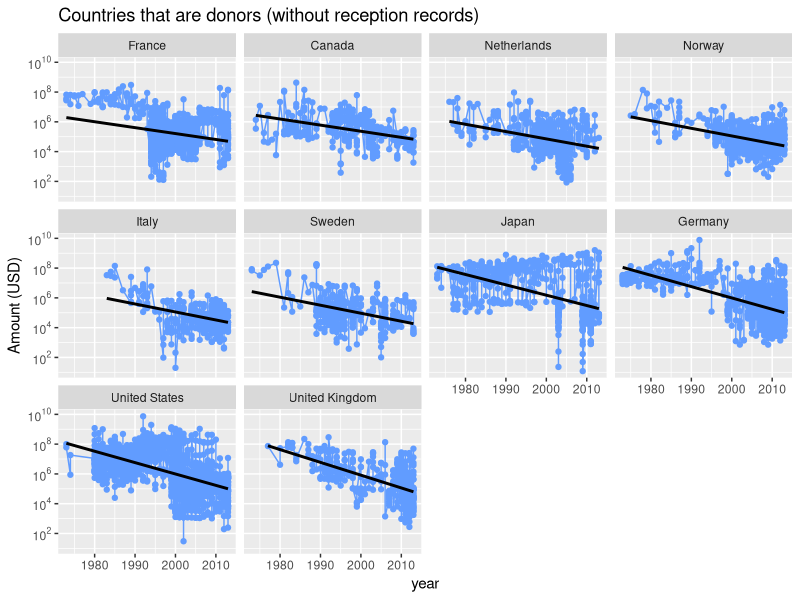
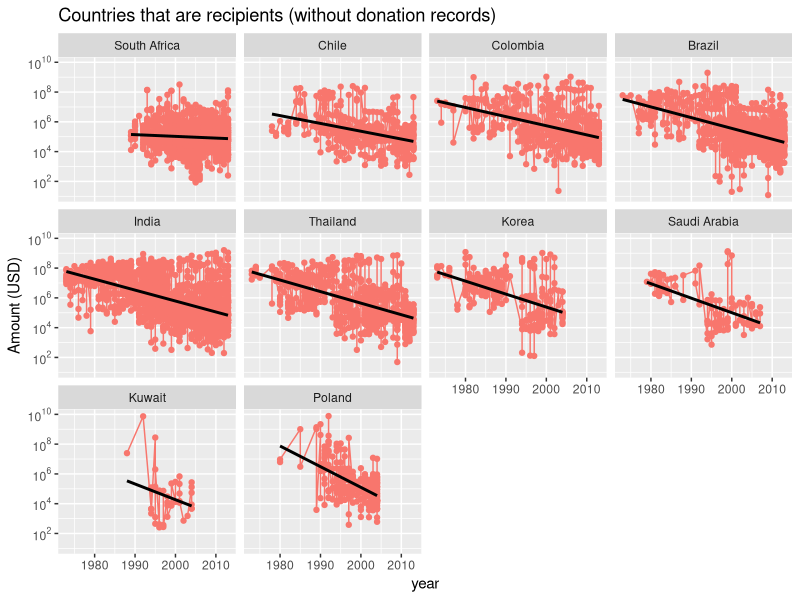

Write R code to recreate these figures, in order.
## ---- chunk 1
library(dplyr)
library(tidyr)
library(ggplot2)
library(scales)
library(gridExtra)
## ---- chunk 2
df <- read.csv("aiddata_reduced.csv")
## ---- chunk 3
# convert to long format
df_long <-
  df %>%
  pivot_longer(
    cols = c("donor", "recipient"),
    names_to = "role",
    values_to = "country"
  )
## ---- chunk 4
df_role_each_country <-
  df_long %>%
  group_by(country) %>%
  summarise(
    n_donate = sum(role == "donor"),
    n_receive = sum(role == "recipient")
  ) %>%
  mutate(country_role = case_when(
    (n_donate > 0 & n_receive == 0) ~ "donor_only",
    (n_donate == 0 & n_receive > 0) ~ "recipient_only",
    (n_donate > 0 & n_receive > 0) ~ "donor_and_recipient"
  ))

# attach to the long data
df_long <-
  df_long %>%
  left_join(df_role_each_country %>%
    select(country, country_role), by = "country")
## ---- chunk 5
df_lm_each_country <-
  df_long %>%
  group_by(country) %>%
  do({
    mod <- lm(log10(commitment_amount_usd_constant) ~ year, data = .)
    data.frame(
      Intercept = coef(mod)[1],
      Slope = coef(mod)[2]
    )
  })

country_order_by_slope <-
  df_lm_each_country %>%
  arrange(desc(Slope)) %>%
  pull(country)

# attach to the long data
df_long <-
  df_long %>%
  left_join(df_lm_each_country %>%
    select(country, lm_slope = Slope), by = "country")

# factorize the country
df_long <-
  df_long %>%
  mutate(country = factor(country, levels = country_order_by_slope))
## ---- chunk 6
# a) How does the amount donated vs. amount received change over time for each country?
# df_long %>%
#   # filter(country=="Korea")%>%
#   ggplot(aes(x=year,y=commitment_amount_usd_constant,color=role))+
#   geom_line()+
#   geom_point()+
#   geom_smooth(method='lm', formula= y~x,color = "black",se=FALSE)+
#   facet_wrap(country_role~country)+
#   scale_y_continuous(
#     trans = log10_trans(),
#     breaks = trans_breaks("log10", function(x) 10^x),
#     labels = trans_format("log10", math_format(10^.x))
#     )

# a-1) donor-only country
COLOR_DONOR <- "#619CFF"
g_donor = 
  df_long %>%
  # sort the country based on the slope
  # mutate(country=factor(country,levels = ))%>%
  filter(country_role == "donor_only") %>%
  ggplot(aes(x = year, y = commitment_amount_usd_constant)) +
  geom_line(color = COLOR_DONOR) +
  geom_point(color = COLOR_DONOR) +
  geom_smooth(method = "lm", formula = y ~ x, color = "black", se = FALSE) +
  facet_wrap(. ~ country) +
  scale_y_continuous(
    trans = log10_trans(),
    breaks = trans_breaks("log10", function(x) 10^x),
    labels = trans_format("log10", math_format(10^.x))
  ) +
  labs(
    x = "year", y = "Amount (USD)",
    title = "Countries that are donors (without reception records)"
  )
# a-2) reception-only country
COLOR_RECIPIENT <- "#F8766D"
g_recipeint = 
  df_long %>%
  filter(country_role == "recipient_only") %>%
  ggplot(aes(x = year, y = commitment_amount_usd_constant)) +
  geom_line(color = COLOR_RECIPIENT) +
  geom_point(color = COLOR_RECIPIENT) +
  geom_smooth(method = "lm", formula = y ~ x, color = "black", se = FALSE) +
  facet_wrap(. ~ country) +
  scale_y_continuous(
    trans = log10_trans(),
    breaks = trans_breaks("log10", function(x) 10^x),
    labels = trans_format("log10", math_format(10^.x))
  ) +
  labs(
    x = "year", y = "Amount (USD)",
    title = "Countries that are recipients (without donation records)"
  )
## ---- chunk 7
# grid.arrange(g_donor, g_recipeint, ncol = 1)
g = arrangeGrob(g_donor, g_recipeint, ncol = 1,nrow = 2)
ggsave(filename = "1.pdf",plot = g,
       width = 6.65,height = 7.25,scale = 2)
